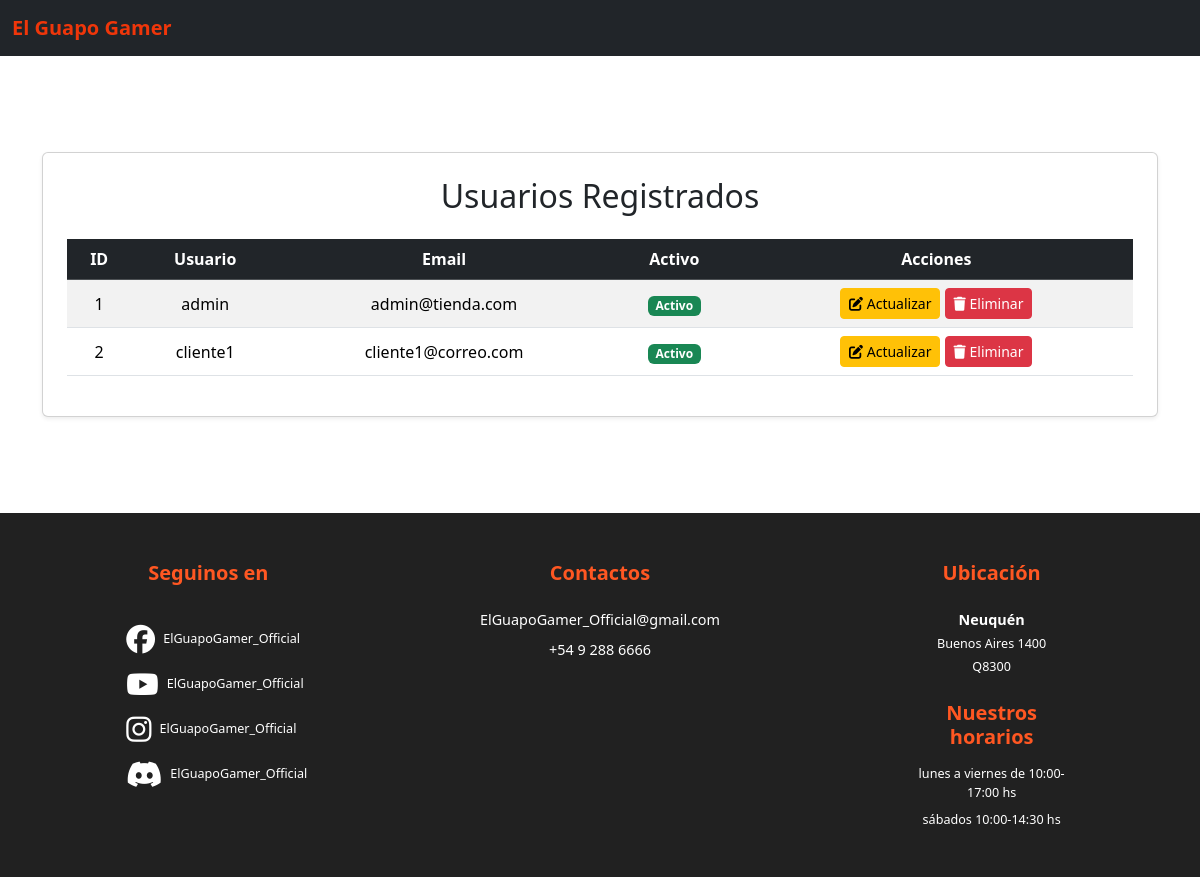
/Vista/private/admin/usuarios.php, run on the app's committed database.
### tables this page shows
CREATE TABLE usuario (
  idusuario BIGINT(20) NOT NULL AUTO_INCREMENT,
  usnombre VARCHAR(50) NOT NULL,
  uspass VARCHAR(100) NOT NULL,
  usmail VARCHAR(50) NOT NULL,
  usdeshabilitado TIMESTAMP NULL DEFAULT NULL,
  PRIMARY KEY (idusuario)
);

### modelo/conector/bdCarritoCompras.php (called while the page is built, shortened)
<?php
class bdCarritoCompras extends PDO {
  	private $conec;
  	private $indice;
  	private $resultado;
    public function __construct(){
        $this->engine = 'mysql';
        $this->host = 'localhost';
        $this->database = 'bdcarritocompras';
        $this->user = 'root';
        $this->pass = '';
        $this->indice =0;
        $dns = $this->engine.':dbname='.$this->database.";host=".$this->host;
        try {
           $this->conec=true;
        }catch (PDOException $e) {
            $this->sql = $e->getMessage();
            $this->conec=false;
        }
    }
    public function Iniciar(){
        return $this->getConec();
    }
    public function getConec(){
        return $this->conec;
    }
    public function setSQL($e){
        return "\n".$this->sql = $e;
    }
    public function Ejecutar($sql){
        if ( stristr($sql,"select")){
            $resp =  $this->EjecutarSelect($sql);
        }
        return $resp;
   }
   private function EjecutarSelect($sql){
       $cant = -1;
       $resultado=parent::query($sql);
       if(!$resultado){
           $this->analizarDebug();
       }else {
          $arregloResult = $resultado->fetchAll();
          $cant = count($arregloResult);
       }
       return $cant;
    }
   public function Registro() {
       $filaActual = false;
       $indiceActual = $this->getIndice();
       if ($indiceActual>=0) {
           $filas = $this->getResultado();
           if($indiceActual<count($filas)){
               $filaActual =  $filas[$indiceActual];
           }else {
               $this->setIndice(-1);
           }
       }
       return $filaActual;
   }
   private function setIndice ($valor){
       $this->indice = $valor;
   }
   private function getIndice (){
       return $this->indice;
   }
   private function setResultado($valor){
       $this->resultado = $valor;
   }
   private function getResultado(){
        return $this->resultado;
   }
}

### modelo/usuario.php (called while the page is built, shortened)
<?php
class Usuario {
    private $idusuario;
    private $usnombre;
    private $usmail;
    private $usdeshabilitado;
    public function __construct($objBaseDatos = null) {
        $this->idusuario = null;
        $this->usnombre = "";
        $this->usmail = "";
        $this->usdeshabilitado = null;
    }
    public function getIdusuario() { return $this->idusuario; }
    public function getUsnombre() { return $this->usnombre; }
    public function getUsmail() { return $this->usmail; }
    public function getUsdeshabilitado() { return $this->usdeshabilitado; }
    public function buscar($idusuario) {
        $baseDatos = new bdCarritoCompras();
        $resultado = false;
        if ($baseDatos->Iniciar()) {
            $sql = "SELECT * FROM usuario WHERE idusuario = {$idusuario}";
            if ($baseDatos->Ejecutar($sql) > 0) {
                $fila = $baseDatos->Registro();
                $this->idusuario = $fila['idusuario'];
                $this->usnombre = $fila['usnombre'];
                $this->usmail = $fila['usmail'];
                $this->usdeshabilitado = $fila['usdeshabilitado'];
                $resultado = true;
            }
        }
        return $resultado;
    }
    public function listar($condicion = "") {
        $listaUsuarios = [];
        $baseDatos = new bdCarritoCompras();
        $sql = "SELECT * FROM usuario";
        if ($baseDatos->Iniciar() && $baseDatos->Ejecutar($sql) > 0) {
            while ($filaUsuario = $baseDatos->Registro()) {
                $usuario = new Usuario();
                $usuario->buscar($filaUsuario['idusuario']);
                $listaUsuarios[] = $usuario;
            }
        }
        return $listaUsuarios;
    }
}
?>

### control/ControlUsuario.php (called while the page is built, shortened)
<?php
include_once $_SERVER['DOCUMENT_ROOT'] . '/PWD-TP-FINAL/modelo/usuario.php';
class ControlUsuario {
    public function listarUsuarios($condicion = "") {
        $usuario = new Usuario();
        $resultado = $usuario->listar($condicion);
        return $resultado;
    }
}
?>

### Vista/private/admin/usuarios.php (the view, shortened to what this page needs)
<?php
$controlUsuario = new ControlUsuario();
$listaUsuarios = $controlUsuario->listarUsuarios();
?>
<!DOCTYPE html>
<?php include_once $_SERVER['DOCUMENT_ROOT'] . '/PWD-TP-FINAL/Vista/estructura/header.php'; ?>
<html lang="es">
<head>
    <link href="https://cdn.jsdelivr.net/npm/bootstrap@5.3.2/dist/css/bootstrap.min.css" rel="stylesheet">
    <link rel="stylesheet" href="https://cdnjs.cloudflare.com/ajax/libs/font-awesome/6.5.0/css/all.min.css">
    <link rel="stylesheet" href="/PWD-TP-FINAL/home/fonts/css/all.min.css">
</head>
<body>
<main class="container py-5 my-5">
    <div class="card p-4 shadow-sm">
        <h2 class="text-center mb-4">Usuarios Registrados</h2>
        <?php if (count($listaUsuarios) > 0): ?>
            <div class="table-responsive">
                <table class="table table-striped align-middle text-center">
                    <thead class="table-dark">
                        <tr>
                            <th>ID</th>
                            <th>Usuario</th>
                            <th>Email</th>
                            <th>Activo</th>
                            <th>Acciones</th>
                        </tr>
                    </thead>
                    <tbody>
                        <?php foreach ($listaUsuarios as $usuario): ?>
                            <tr>
                                <td><?= $usuario->getIdusuario(); ?></td>
                                <td><?= htmlspecialchars($usuario->getUsnombre()); ?></td>
                                <td><?= htmlspecialchars($usuario->getUsmail()); ?></td>
                                <td>
                                    <?php if ($usuario->getUsdeshabilitado() == 0): ?>
                                        <span class="badge bg-success">Activo</span>
                                    <?php else: ?>
                                        <span class="badge bg-danger">Inactivo</span>
                                    <?php endif; ?>
                                </td>
                                <td>
                                    <form action="/PWD-TP-FINAL/Vista/private/action/actualizarLogin.php" method="get" class="d-inline">
                                        <button type="submit" class="btn btn-warning btn-sm">
                                            <i class="fa-solid fa-pen-to-square"></i> Actualizar
                                        </button>
                                    </form>
                                    <form action="/PWD-TP-FINAL/Vista/private/action/eliminarLogin.php" method="post" class="d-inline" onsubmit="return confirmarEliminacion()">
                                        <button type="submit" class="btn btn-danger btn-sm">
                                            <i class="fa-solid fa-trash"></i> Eliminar
                                        </button>
                                    </form>
                                </td>
                            </tr>
                        <?php endforeach; ?>
                    </tbody>
                </table>
            </div>
        <?php else: ?>
            <div class="alert alert-info text-center">No hay usuarios registrados.</div>
        <?php endif; ?>
    </div>
</main>
</body>
</html>
<?php include_once $_SERVER['DOCUMENT_ROOT'] . '/PWD-TP-FINAL/Vista/estructura/footer.php'; ?>

### Vista/css/tpFinal.css (style rules this page uses)
:root { --bs-primary: #EF360A; --bs-primary-rgb: 239, 54, 10; }
body { background-color: #f8f9fa; font-family: 'Segoe UI', Roboto, sans-serif; color: #333; }
h1, h2, h3 { color: #EF360A; font-weight: 700; }
html, body { margin: 0 !important; padding: 0 !important; background-color: #f8f9fa; height: 100%; }

### data on the page
usuario: idusuario "1", usnombre "admin", usmail "admin@tienda.com", shows "Activo"
usuario: idusuario "2", usnombre "cliente1", usmail "cliente1@correo.com", shows "Activo"
